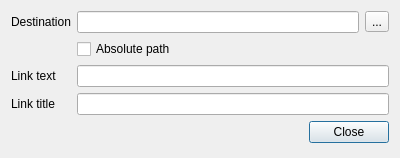
<?xml version="1.0" encoding="UTF-8"?>
<ui version="4.0">
 <class>LinkDialog</class>
 <widget class="QDialog" name="LinkDialog">
  <property name="geometry">
   <rect>
    <x>0</x>
    <y>0</y>
    <width>400</width>
    <height>158</height>
   </rect>
  </property>
  <layout class="QFormLayout" name="formLayout">
   <item row="0" column="0">
    <widget class="QLabel" name="label">
     <property name="text">
      <string>Destination</string>
     </property>
    </widget>
   </item>
   <item row="0" column="1">
    <layout class="QHBoxLayout" name="horizontalLayout">
     <item>
      <widget class="QLineEdit" name="destinationLE">
       <property name="minimumSize">
        <size>
         <width>250</width>
         <height>0</height>
        </size>
       </property>
      </widget>
     </item>
     <item>
      <widget class="QToolButton" name="chooseFileButton">
       <property name="text">
        <string>...</string>
       </property>
       <property name="icon">
        <iconset resource="resources/resources.qrc">
         <normaloff>:/32/document-open.png</normaloff>:/32/document-open.png</iconset>
       </property>
      </widget>
     </item>
    </layout>
   </item>
   <item row="1" column="1">
    <widget class="QCheckBox" name="absPathCB">
     <property name="text">
      <string>Absolute path</string>
     </property>
    </widget>
   </item>
   <item row="2" column="0">
    <widget class="QLabel" name="label_2">
     <property name="text">
      <string>Link text</string>
     </property>
    </widget>
   </item>
   <item row="2" column="1">
    <widget class="QLineEdit" name="textLE"/>
   </item>
   <item row="3" column="0">
    <widget class="QLabel" name="titleLabel">
     <property name="text">
      <string>Link title</string>
     </property>
    </widget>
   </item>
   <item row="3" column="1">
    <widget class="QLineEdit" name="titleLE"/>
   </item>
   <item row="4" column="0" colspan="2">
    <widget class="QDialogButtonBox" name="buttonBox">
     <property name="orientation">
      <enum>Qt::Horizontal</enum>
     </property>
     <property name="standardButtons">
      <set>QDialogButtonBox::Close</set>
     </property>
    </widget>
   </item>
  </layout>
 </widget>
 <resources>
  <include location="resources/resources.qrc"/>
 </resources>
 <connections>
  <connection>
   <sender>buttonBox</sender>
   <signal>accepted()</signal>
   <receiver>LinkDialog</receiver>
   <slot>accept()</slot>
   <hints>
    <hint type="sourcelabel">
     <x>248</x>
     <y>254</y>
    </hint>
    <hint type="destinationlabel">
     <x>157</x>
     <y>274</y>
    </hint>
   </hints>
  </connection>
  <connection>
   <sender>buttonBox</sender>
   <signal>rejected()</signal>
   <receiver>LinkDialog</receiver>
   <slot>reject()</slot>
   <hints>
    <hint type="sourcelabel">
     <x>316</x>
     <y>260</y>
    </hint>
    <hint type="destinationlabel">
     <x>286</x>
     <y>274</y>
    </hint>
   </hints>
  </connection>
 </connections>
</ui>
